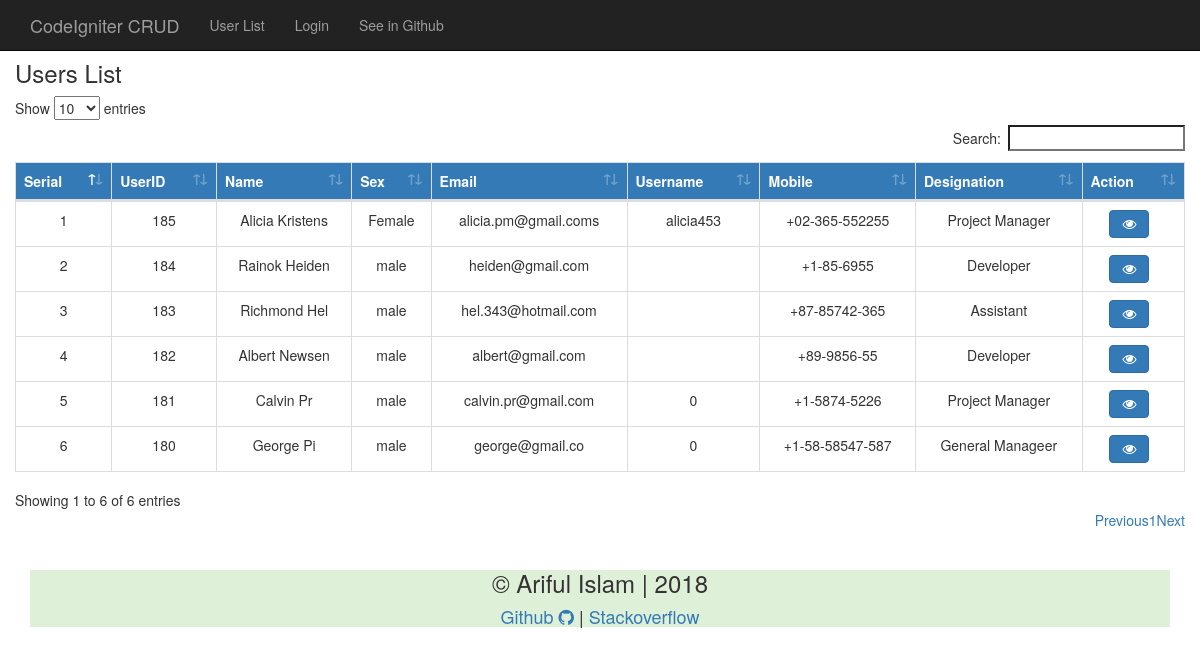
The page /index.php/user on the database as committed earlier.
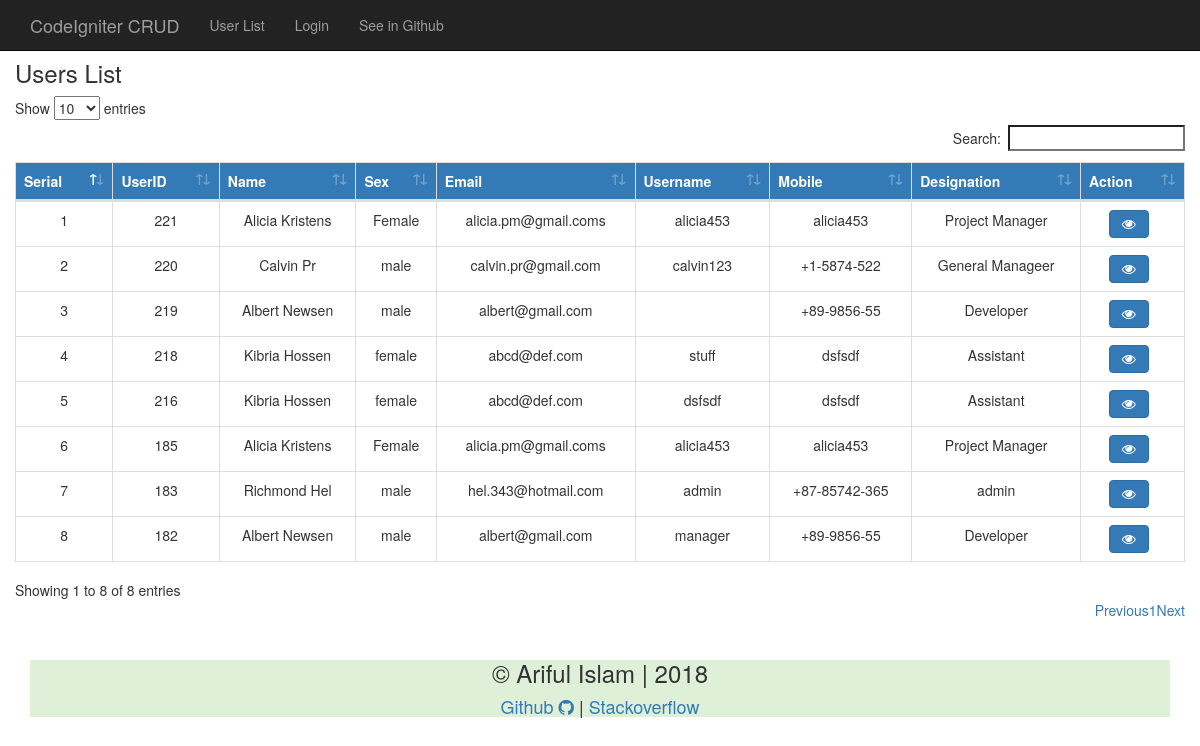
The same page on the database as committed later.
### tables this page shows
CREATE TABLE `usertable` (
  `id` int(11) NOT NULL,
  `name` varchar(50) NOT NULL,
  `sex` varchar(10) NOT NULL,
  `username` varchar(32) NOT NULL,
  `password` varchar(32) NOT NULL,
  `mobile` varchar(15) NOT NULL,
  `address` varchar(50) NOT NULL,
  `email` varchar(50) NOT NULL,
  `designation` varchar(100) NOT NULL,
  `image` varchar(50) NOT NULL
);

### application/controllers/User.php (called while the page is built, shortened)
<?php
class User extends  CI_Controller{
    public function __construct()
    {
        $this->load->model('UserModel');
        $this->load->helper('security');
    }
	public function userlist($type = 'user')
    {
    	if($type == 'user')
        {
            $data['userdata'] = $this->UserModel->showusers();
            $this->load->view('template/inc/header.php');
            $this->load->view('template/user/viewuser.php',$data);
            $this->load->view('template/inc/footer.php');
        }
    }
}

### index.php (called while the page is built, shortened)
<?php
require_once BASEPATH.'core/CodeIgniter.php';

### application/models/UserModel.php (called while the page is built, shortened)
<?php
    class UserModel extends  CI_Model{
        public function __construct()
        {
            $this->db = $this->load->database("default",TRUE);
        }
        public function showusers()
        {
            $result_set = $this->db->query("select * from usertable order by id desc");
            return $result_set->result_array();
        }
    }
?>

### application/views/template/user/viewuser.php (the view, shortened to what this page needs)
<div class="row" style="margin-top: 40px;">
    <div class="card">
        <h3>Users List</h3>
    </div>
    <table class="table table-bordered text-center" id="datatable">
        <thead>
        <tr class="bg-primary">
            <th>Serial</th>
            <th>UserID</th>
            <th>Name</th>
            <th>Sex</th>
            <th>Email</th>
            <th>Username</th>
            <th>Mobile</th>
            <th>Designation</th>
            <th>Action</th>
        </tr>
        </thead>
        <tbody>
            <?php $i = 0; foreach ($userdata as $value): ?>
				<tr>
                    <td><?php echo ++$i; ?></td>
					<td><?php echo $value['id']; ?></td>
					<td><?php echo $value['name']; ?></td>
					<td><?php echo $value['sex']; ?></td>
                    <td><?php echo $value['email']; ?></td>
					<td><?php echo $value['username']; ?></td>
                    <td><?php echo $value['mobile']; ?></td>
					<td><?php echo $value['designation']; ?></td>
					<td>
                        <a href="<?php echo site_url('user/viewuser').'/'; ?><?php echo $value['id']; ?>" ><i class="fa fa-eye btn btn-primary" ></i></a>&nbsp;&nbsp;
                    </td>
				</tr>
            <?php endforeach; ?>
        </tbody>
    </table>
</div>

### application/views/template/inc/header.php (shortened to what this page needs)
<!DOCTYPE html>
<html lang="en">
<head>
    <link rel="stylesheet" href="<?php echo site_url("assets/css/bootstrap.min.css");?>">
    <link rel="stylesheet" href="<?php echo base_url("assets/css/style.css");?>">
    <link rel="stylesheet" href="<?php echo base_url("assets/css/font-awesome.min.css"); ?>">
    <link rel="stylesheet" href="<?php echo base_url("assets/css/dataTables.bootstrap4.min.css"); ?>">
</head>
<body>
<div class="wrapper">
    <div class="container">
        <nav class="navbar navbar-inverse navbar-fixed-top" role="navigation">
            <div class="container">
                <div class="navbar-header">
                    <a class="navbar-brand" href="<?php echo site_url(); ?>">CodeIgniter CRUD</a>
                </div>
                <div class="collapse navbar-collapse" id="bs-example-navbar-collapse-1">
                    <ul class="nav navbar-nav">
                        <li>
                            <a href="<?php echo site_url('user/userlist'); ?>">User List</a>
                        </li>
                        <li>
                            <?php if ($this->session->has_userdata('login')): ?>
                                <a href="<?php echo site_url("login/logout"); ?>">Logout</a>
                            <?php else: ?>
                                <a href="<?php echo site_url("login"); ?>">Login</a>
                            <?php endif; ?>
                        </li>
                         <li>
                            <a href="https://github.com/arif98741/codeigniter_crud" target="_blank">See in Github</a>
                        </li>
                    </ul>
                </div>
            </div>
        </nav>

### application/views/template/inc/footer.php (shortened to what this page needs)
		<div class="card bg-success top-spacing text-center">
			<h3>&copy; Ariful Islam | 2018</h3>
			<h4><a href="https://github.com/arif98741" target="_blank">Github <i class="fa fa-github"></i></a> | <a href="https://stackoverflow.com/users/6463182/ariful-islam" target="_blank">Stackoverflow</a> </h4>
		</div>
	</div>
</div>
</body>
</html>

### assets/css/style.css (style rules this page uses)
.top-spacing { margin-top: 40px; }

Rows that differ between the two databases and show on the page:
removed usertable: id "184", name "Rainok Heiden", sex "male", email "heiden@gmail.com", mobile "+1-85-6955", designation "Developer"
removed usertable: id "181", name "Calvin Pr", sex "male", email "calvin.pr@gmail.com", username "0", mobile "+1-5874-5226", designation "Project Manager"
removed usertable: id "180", name "George Pi", sex "male", email "george@gmail.co", username "0", mobile "+1-58-58547-587", designation "General Manageer"
added usertable: id "221", name "Alicia Kristens", sex "Female", email "alicia.pm@gmail.coms", username "alicia453", mobile "alicia453", designation "Project Manager"
added usertable: id "220", name "Calvin Pr", sex "male", email "calvin.pr@gmail.com", username "calvin123", mobile "+1-5874-522", designation "General Manageer"
added usertable: id "219", name "Albert Newsen", sex "male", email "albert@gmail.com", mobile "+89-9856-55", designation "Developer"
added usertable: id "218", name "Kibria Hossen", sex "female", email "abcd@def.com", username "stuff", mobile "dsfsdf", designation "Assistant"
added usertable: id "216", name "Kibria Hossen", sex "female", email "abcd@def.com", username "dsfsdf", mobile "dsfsdf", designation "Assistant"
changed usertable id 185: mobile "+02-365-552255" → "alicia453"
changed usertable "Richmond Hel": username (not shown) → "admin"; designation "Assistant" → "admin"
changed usertable id 182: username (not shown) → "manager"
Other text that changed with them:
text written by a page script: "Show entries Search: Showing 1 to 6 of 6 entries Previous 1 Next" → "Show entries Search: Showing 1 to 8 of 8 entries Previous 1 Next"
